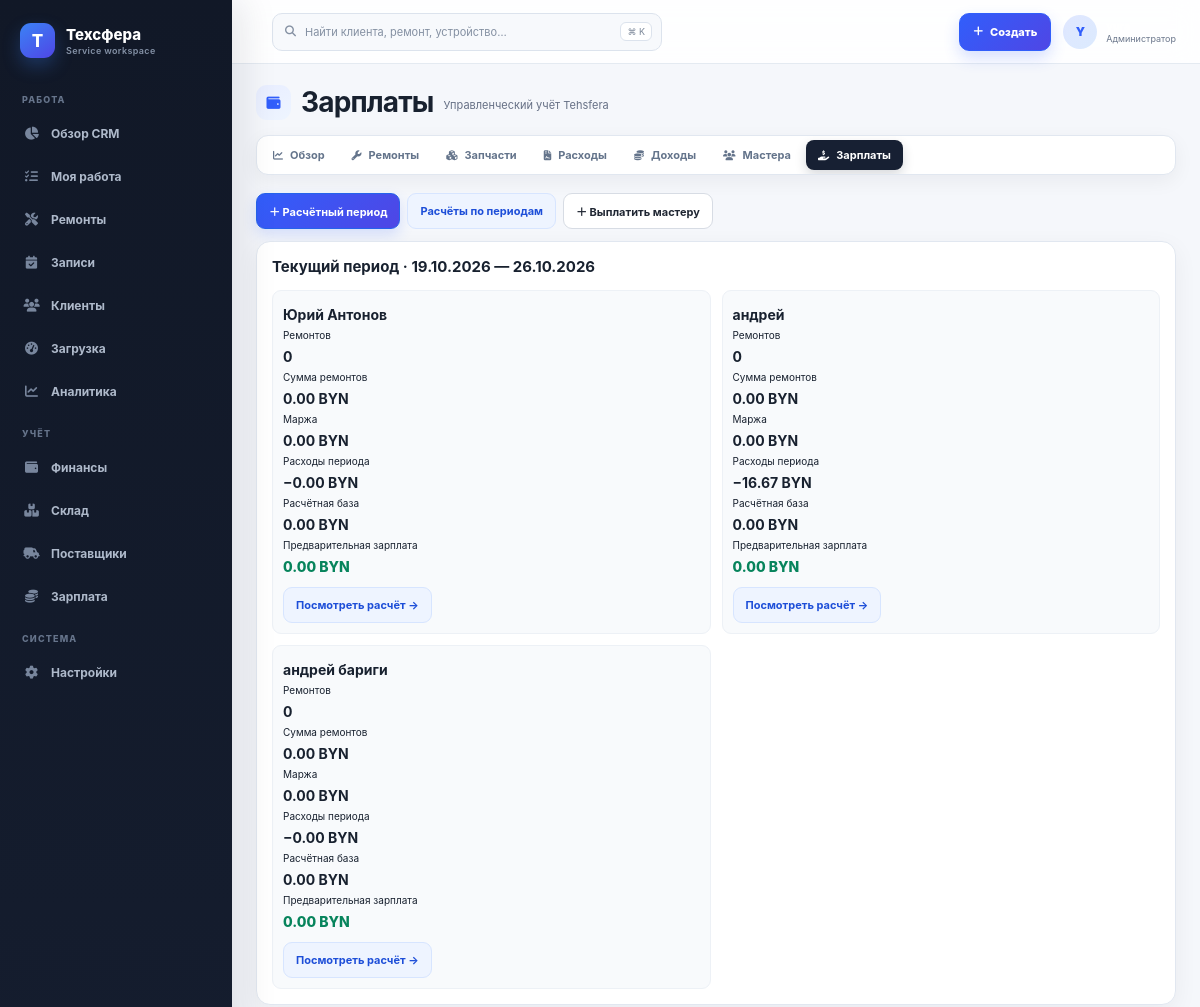
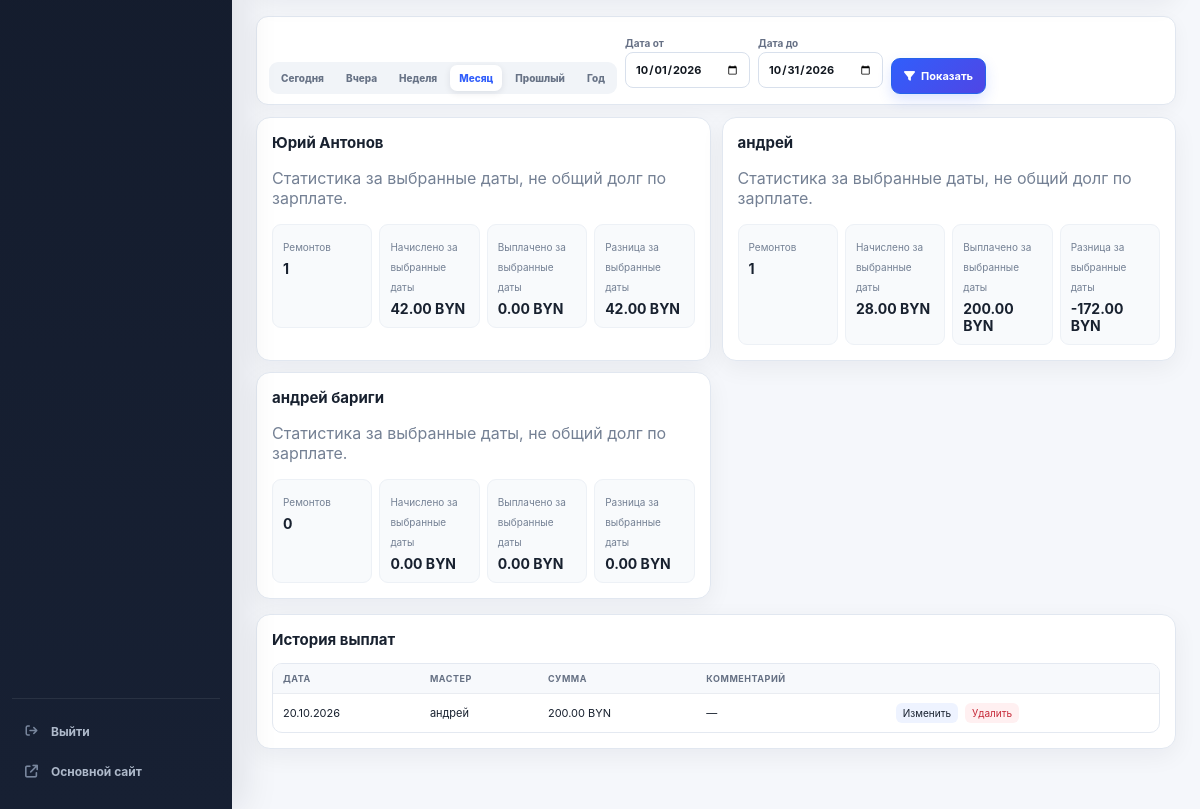
The page /finance/salaries/ (signed in) on the database its author committed (2 pictures, top to bottom).
### finance/models.py (models this page shows, shortened)
class PayrollPeriod(models.Model):
    class Status(models.TextChoices):
        OPEN = "open", "Открыт"
        CLOSED = "closed", "Закрыт"
    start_date = models.DateField("Начало периода")
    end_date = models.DateField("Окончание периода")
    status = models.CharField("Статус", max_length=12, choices=Status.choices, default=Status.OPEN)
    calculated_at = models.DateTimeField("Дата расчёта", null=True, blank=True)
    comment = models.TextField("Комментарий", blank=True)
    created_at = models.DateTimeField("Создан", auto_now_add=True)
    class Meta:
        verbose_name = "Расчётный период"
        verbose_name_plural = "Расчётные периоды"
        ordering = ["-start_date"]
        constraints = [models.UniqueConstraint(fields=["start_date", "end_date"], name="uniq_payroll_period_dates")]
    def __str__(self):
        return f"{self.start_date:%d.%m.%Y} — {self.end_date:%d.%m.%Y}"

class Employee(models.Model):
    user = models.OneToOneField(
        settings.AUTH_USER_MODEL, verbose_name="Аккаунт пользователя",
        on_delete=models.SET_NULL, related_name="employee_profile", null=True, blank=True,
    )
    name = models.CharField("Имя", max_length=120)
    default_percent = models.DecimalField(
        "Процент по умолчанию",
        max_digits=5,
        decimal_places=2,
        default=Decimal("0.00"),
        validators=[MinValueValidator(0), MaxValueValidator(100)],
    )
    is_owner = models.BooleanField("Владелец", default=False)
    is_active = models.BooleanField("Активен", default=True)
    created_at = models.DateTimeField("Создан", auto_now_add=True)
    class Meta:
        verbose_name = "Исполнитель"
        verbose_name_plural = "Исполнители"
        ordering = ["name"]
    def __str__(self):
        return f"{self.name} (владелец)" if self.is_owner else self.name

class SalaryPayment(models.Model):
    employee = models.ForeignKey(
        Employee, verbose_name="Мастер", on_delete=models.PROTECT,
        related_name="salary_payments",
        limit_choices_to={"is_owner": False},
    )
    date = models.DateField("Дата")
    amount = models.DecimalField(
        "Сумма", max_digits=12, decimal_places=2,
        validators=[MinValueValidator(Decimal("0.01"))],
    )
    comment = models.TextField("Комментарий", blank=True)
    created_at = models.DateTimeField("Создан", auto_now_add=True)
    class Meta:
        verbose_name = "Выплата зарплаты"
        verbose_name_plural = "Выплаты зарплаты"
        ordering = ["-date", "-created_at"]
        indexes = [models.Index(fields=["employee", "date"])]

### finance/views.py (the view)
# urls.py: path("salaries/", views.salary_list, name="salary_list"),
@finance_staff_required
def salary_list(request):
    start, end, context = _period_context(request)
    employee_id = request.GET.get("employee")
    employee = get_object_or_404(Employee, pk=employee_id) if employee_id else None
    payments = SalaryPayment.objects.select_related("employee").filter(date__range=(start, end))
    if employee:
        payments = payments.filter(employee=employee)
    open_period = PayrollPeriod.objects.filter(status=PayrollPeriod.Status.OPEN).order_by("-start_date").first()
    current_payroll = []
    if open_period:
        current_payroll = [{"employee": person, **payroll_preview(open_period, person)} for person in Employee.objects.filter(is_active=True, is_owner=False)]
    context.update(rows=employee_rows(start, end, employee), page_obj=_page(payments, request), employees=Employee.objects.filter(is_owner=False), selected_employee=employee, open_period=open_period, current_payroll=current_payroll)
    return render(request, "finance/salary_list.html", context)

### accounts/access.py (called while the page is built, shortened)
def profile_for(user):
    if not getattr(user, "is_authenticated", False):
        return None
    try:
        return user.account_profile
    except AccountProfile.DoesNotExist:
        return None

def is_tehsfera_admin(user):
    profile = profile_for(user)
    return bool(user.is_authenticated and user.is_active and (
        user.is_superuser or (profile and profile.role == AccountProfile.Role.ADMIN)
    ))

def master_employee(user):
    if not getattr(user, "is_authenticated", False) or not user.is_active:
        return None
    try:
        employee = user.employee_profile
    except Exception:
        return None
    profile = profile_for(user)
    approved = not profile or (
        profile.role == AccountProfile.Role.MASTER and profile.approval_status == AccountProfile.Approval.APPROVED
    )
    return employee if approved and employee.is_active and not employee.is_owner else None

def is_approved_master(user):
    return master_employee(user) is not None

def is_client(user):
    profile = profile_for(user)
    return bool(profile and profile.role == AccountProfile.Role.CLIENT)

def account_landing_url(user):
    if is_tehsfera_admin(user):
        return reverse("workbench")

### finance/models.py (called while the page is built)
def money(value) -> Decimal:
    return Decimal(value or 0).quantize(MONEY_PLACES, rounding=ROUND_HALF_UP)

    @property
    def per_period_amount(self):
        return money(Decimal(self.total_cost) / self.periods_count)

    @property
    def used_periods(self):
        return self.allocations.values("calculation__period_id").distinct().count()

    @property
    def distributed_amount(self):
        return money(self.allocations.aggregate(v=Sum("amount"))["v"] or 0)

    @property
    def remaining_amount(self):
        return money(max(Decimal(self.total_cost) - self.distributed_amount, Decimal("0.00")))

### finance/services.py (called while the page is built)
def payroll_repairs_for_period(period, employee):
    return (
        employee.repairs.select_related("crm_order")
        .annotate(
            payroll_date=Case(
                When(crm_order__isnull=False, then=TruncDate("crm_order__issued_at")),
                default=F("date"),
                output_field=DateField(),
            )
        )
        .filter(
            Q(crm_order__isnull=True, date__range=(period.start_date, period.end_date))
            | Q(
                crm_order__status="issued",
                crm_order__issued_at__date__range=(period.start_date, period.end_date),
            )
        )
        .order_by("payroll_date", "created_at", "pk")
    )

### finance/templates/finance/salary_list.html
{% extends "finance/base.html" %}{% load finance_extras %}
{% block finance_title %}Зарплаты{% endblock %}
{% block finance_content %}
<div class="fin-actions"><a class="fin-btn primary" href="{% url 'finance:payroll_period_create' %}">＋ Расчётный период</a><a class="fin-btn soft" href="{% url 'finance:payroll_period_list' %}">Расчёты по периодам</a><a class="fin-btn" href="{% url 'finance:salary_payment_create' %}">＋ Выплатить мастеру</a></div>
{% if open_period %}<section class="fin-card" style="margin-bottom:18px"><h2>Текущий период · {{ open_period }}</h2><div class="fin-grid">{% for row in current_payroll %}<article class="fin-kpi"><strong>{{ row.employee }}</strong><div class="fin-mobile-values"><span>Ремонтов<strong>{{ row.repairs_count }}</strong></span><span>Сумма ремонтов<strong>{{ row.revenue|money_byn }}</strong></span><span>Маржа<strong>{{ row.repair_margin|money_byn }}</strong></span><span>Расходы периода<strong>−{{ row.distributed_costs|money_byn }}</strong></span><span>Расчётная база<strong>{{ row.salary_base|money_byn }}</strong></span><span>Предварительная зарплата<strong class="amount-pos">{{ row.salary_amount|money_byn }}</strong></span></div><a class="fin-btn soft" style="margin-top:12px" href="{% url 'finance:payroll_period_detail' open_period.pk %}?employee={{ row.employee.pk }}">Посмотреть расчёт →</a></article>{% endfor %}</div></section>{% endif %}
{% include "finance/_period.html" %}
<div class="fin-grid">{% for row in rows %}{% if not row.employee.is_owner %}<article class="fin-card"><h2>{{ row.employee.name }}</h2><p class="fin-muted">Статистика за выбранные даты, не общий долг по зарплате.</p><div class="fin-kpis"><div class="fin-kpi"><span class="fin-muted">Ремонтов</span><strong>{{ row.repairs_count }}</strong></div><div class="fin-kpi"><span class="fin-muted">Начислено за выбранные даты</span><strong>{{ row.salary|money_byn }}</strong></div><div class="fin-kpi"><span class="fin-muted">Выплачено за выбранные даты</span><strong>{{ row.paid|money_byn }}</strong></div><div class="fin-kpi"><span class="fin-muted">Разница за выбранные даты</span><strong>{{ row.date_difference|money_byn }}</strong></div></div></article>{% endif %}{% endfor %}</div>
<section class="fin-card" style="margin-top:15px"><h2>История выплат</h2><div class="fin-table-wrap"><table class="fin-table"><thead><tr><th>Дата</th><th>Мастер</th><th>Сумма</th><th>Комментарий</th><th></th></tr></thead><tbody>{% for item in page_obj %}<tr><td>{{ item.date|date:'d.m.Y' }}</td><td>{{ item.employee }}</td><td>{{ item.amount|money_byn }}</td><td>{{ item.comment|default:'—' }}</td><td><div class="fin-row-actions"><a href="{% url 'finance:salary_payment_edit' item.pk %}">Изменить</a><a href="{% url 'finance:salary_payment_delete' item.pk %}">Удалить</a></div></td></tr>{% empty %}<tr><td colspan="5" class="fin-empty">Выплат пока нет</td></tr>{% endfor %}</tbody></table></div></section>
{% endblock %}

### templates/workbench/base.html (shortened to what this page needs)
{% extends "repairs/base.html" %}
{% load static %}
{% block extra_head %}{{ block.super }}<link rel="stylesheet" href="{% static 'workbench/css/app.css' %}?v=5">{% block workbench_head %}{% endblock %}{% endblock %}
{% block content %}
<div class="wb-app" data-wb-app>
  {% include "workbench/components/sidebar.html" %}
  <div class="wb-stage">
    <header class="wb-topbar">
      {% if perms.crm.access_crm %}<button class="wb-global-search-button" type="button" data-command-open aria-label="Открыть глобальный поиск"><i class="fa-solid fa-magnifying-glass"></i><span>Найти клиента, ремонт, устройство…</span><kbd>⌘ K</kbd></button>{% endif %}
      {% if account_is_client %}<a class="wb-button wb-button--primary wb-client-book" href="{% url 'repairs:brand_list' %}"><i class="fa-solid fa-calendar-plus"></i><span>Записаться</span></a>{% else %}<details class="wb-create-menu"><summary class="wb-button wb-button--primary"><i class="fa-solid fa-plus"></i><span>Создать</span></summary></details>{% endif %}
      <div class="wb-user">
        <span class="wb-user__avatar">{{ request.user.username|first|upper }}</span>
        <span class="wb-user__text"><b>{{ request.user.get_full_name|default:request.user.username }}</b><small>{{ account_role_label }}</small></span>
      </div>
    </header>
    <main class="wb-main">
      {% block workbench_content %}{% endblock %}
    </main>
  </div>
</div>
{% endblock %}

### static/workbench/css/app.css (style rules this page uses)
:root { --wb-bg:#f5f7fb;--wb-surface:#fff;--wb-surface-soft:#f8fafc;--wb-text:#172033;--wb-muted:#6b778c;--wb-line:#e4e9f1;--wb-primary:#315efb;--wb-primary-dark:#2449d8;--wb-sidebar:#111827;--wb-radius:14px;--wb-shadow:0 8px 28px rgba(15,23,42,.07);--wb-sidebar-w:232px;--wb-topbar-h:64px }
body:has(.wb-app) { background:var(--wb-bg) }
.wb-app { min-height:100vh;color:var(--wb-text);font-family:Inter,ui-sans-serif,system-ui,-apple-system,"Segoe UI",sans-serif }
.wb-stage { min-height:100vh;margin-left:var(--wb-sidebar-w) }
.wb-topbar { position:sticky;z-index:80;top:0;display:flex;align-items:center;height:var(--wb-topbar-h);padding:0 24px;border-bottom:1px solid rgba(226,232,240,.9);background:rgba(255,255,255,.88);backdrop-filter:blur(14px) }
.wb-user { display:flex;align-items:center;gap:9px }
.wb-user__avatar { display:grid;place-items:center;width:34px;height:34px;border-radius:50%;background:linear-gradient(145deg,#e0e7ff,#dbeafe);color:#315efb;font-size:12px;font-weight:900 }
.wb-user__text b,.wb-user__text small { display:block }
.wb-user__text b { font-size:11px }
.wb-user__text small { color:var(--wb-muted);font-size:9px }
.wb-main { width:100%;max-width:1680px;margin:0 auto;padding:20px 24px 60px }
.wb-button { display:inline-flex;align-items:center;justify-content:center;gap:7px;min-height:38px;padding:7px 13px;border:1px solid #d7deea;border-radius:10px;background:#fff;color:#334155;text-decoration:none;font-size:11px;font-weight:800;cursor:pointer }
.wb-button--primary { border-color:var(--wb-primary);background:linear-gradient(135deg,#315efb,#4f46e5);color:#fff;box-shadow:0 7px 16px rgba(49,94,251,.2) }
.wb-global-search-button { display:flex;align-items:center;gap:9px;width:min(390px,38vw);height:38px;margin-left:16px;padding:0 9px 0 12px;border:1px solid #dce3ed;border-radius:10px;background:#f7f9fc;color:#8490a2;font:inherit;font-size:11px;text-align:left;cursor:pointer }
.wb-global-search-button span { overflow:hidden;text-overflow:ellipsis;white-space:nowrap }
.wb-global-search-button kbd { margin-left:auto;padding:3px 6px;border:1px solid #dce3ed;border-radius:6px;background:#fff;color:#7b8798;font:inherit;font-size:9px }
.wb-create-menu { position:relative;margin-right:12px }
.wb-create-menu summary { list-style:none }

### static/workbench/css/finance.css (style rules this page uses)
.fin-actions { gap:7px;margin-bottom:12px }
.fin-btn { min-height:36px;padding:7px 12px;border-radius:9px;font-size:11px }
.fin-btn.primary { background:linear-gradient(135deg,#315efb,#4f46e5);box-shadow:0 6px 14px rgba(49,94,251,.17) }
.fin-card { padding:15px;border-color:#e1e7f0;border-radius:14px;box-shadow:0 7px 24px rgba(15,23,42,.055) }
.fin-card h2 { font-size:15px }
.fin-grid { gap:11px }
.fin-kpis { gap:7px }
.fin-kpi { padding:10px;border:1px solid #edf1f6;border-radius:9px;background:#f8fafc }
.fin-kpi span { font-size:10px }
.fin-kpi strong { font-size:14px }
.fin-table-wrap { border-color:#e4e9f1;border-radius:10px }
.fin-table { font-size:11px }
.fin-table th,.fin-table td { padding:9px 10px }
.fin-table th { position:sticky;z-index:2;top:0;background:#f7f9fc;font-size:9px;letter-spacing:.06em }
.fin-table tbody tr { transition:background .12s }
.fin-row-actions { gap:7px }
.fin-row-actions a { padding:4px 7px;border-radius:6px;background:#eef3ff;text-decoration:none;font-size:10px }
.fin-row-actions a:last-child { background:#fff0f1 }
.fin-actions .fin-btn { gap:7px }
.wb-reveal { animation:wb-content-in .32s both;animation-delay:calc(var(--reveal-order,0) * 25ms) }

### repairs/templates/repairs/base.html (style rules this page uses)
:root { --container: 1200px; --gap: 16px; --radius: 14px; --ink: #0f172a; --muted: #64748b; --brd: #e5e7eb; --brd2: #cbd5e1; --header-h: 56px; --logo-h: 124px; --logo-up: 10px; }
* { box-sizing: border-box; }
body { font-family: system-ui, -apple-system, Segoe UI, Roboto, Arial; margin: 0; color: var(--ink); background: radial-gradient(1200px 600px at -10% 0%, #eef2ff 0%, rgba(238,242,255,0) 60%), radial-gradient(900px 500px at 110% 100%, #e6f4ff 0%, rgba(230,244,255,0) 55%), radial-gradient(700px 400px at 50% -20%, #ffe9f0 0%, rgba(255,233,240,0) 60%), #f7f7f8; background-attachment: fixed, fixed, fixed, scroll; }
a { color: inherit; }
header { background: #111; color: #fff; }
main { max-width: var(--container); margin: 0 auto; padding: 20px; }

### rows shown on the page
PayrollPeriod: start_date+end_date "19.10.2026 — 26.10.2026"
Employee: employee "Юрий Антонов", repairs_count "0", revenue "0.00 BYN", repair_margin "0.00 BYN", distributed_costs "0.00 BYN", salary_base "0.00 BYN", salary_amount "0.00 BYN", employee.name "Юрий Антонов", repairs_count "1", salary "42.00 BYN", paid "0.00 BYN", date_difference "42.00 BYN"
Employee: employee "андрей", repairs_count "0", revenue "0.00 BYN", repair_margin "0.00 BYN", distributed_costs "16.67 BYN", salary_base "0.00 BYN", salary_amount "0.00 BYN", employee.name "андрей", repairs_count "1", salary "28.00 BYN", paid "200.00 BYN", date_difference "-172.00 BYN"
Employee: employee "андрей бариги", repairs_count "0", revenue "0.00 BYN", repair_margin "0.00 BYN", distributed_costs "0.00 BYN", salary_base "0.00 BYN", salary_amount "0.00 BYN", employee.name "андрей бариги", salary "0.00 BYN", paid "0.00 BYN", date_difference "0.00 BYN"
SalaryPayment: date "20.10.2026", employee "андрей", amount "200.00 BYN", comment "—"

### other values the page prints
{{ request.user.username|first|upper }} "Y"
{{ account_role_label }} "Администратор"
